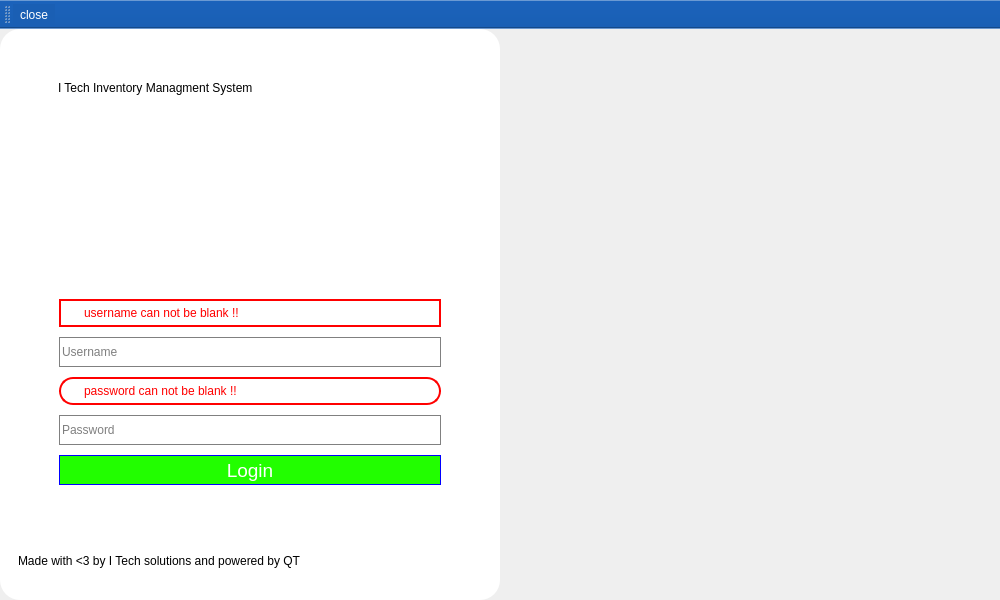
<?xml version="1.0" encoding="UTF-8"?>
<ui version="4.0">
 <class>Login</class>
 <widget class="QMainWindow" name="Login">
  <property name="geometry">
   <rect>
    <x>0</x>
    <y>0</y>
    <width>1000</width>
    <height>600</height>
   </rect>
  </property>
  <property name="sizePolicy">
   <sizepolicy hsizetype="Fixed" vsizetype="Fixed">
    <horstretch>0</horstretch>
    <verstretch>0</verstretch>
   </sizepolicy>
  </property>
  <property name="minimumSize">
   <size>
    <width>1000</width>
    <height>600</height>
   </size>
  </property>
  <property name="maximumSize">
   <size>
    <width>1000</width>
    <height>700</height>
   </size>
  </property>
  <property name="acceptDrops">
   <bool>true</bool>
  </property>
  <property name="windowTitle">
   <string>MainWindow</string>
  </property>
  <property name="styleSheet">
   <string notr="true">#LoginMain{background-color: transparent;
background-image: linear-gradient(0deg, #FFDEE9 0%, #B5FFFC 100%);
border-radius:20px;
}
#usernameField{
color:black;
paddin:5px;

border:1px solid grey;
border-radius:10px;

}

#passwordField{
border:1px solid grey;
border-radius:10px;
paddin:5px;

}
QPushButton#LoginBtn{
	font: 700 10pt &quot;Liberation Serif&quot;;
color:white;
border:1px solid blue;
paddin:2px;
border-radius:10px;
background-color:red;
font-size:19px;
}


QPushButton#LoginBtn::hover{
	font: 700 10pt &quot;Liberation Serif&quot;;
color:white;
border:2px solid yellow;
paddin:2px;
border-radius:10px;
background-color:yellow;
font-size:19px;
}
QPushButton#LoginBtn::presed{
	font: 700 10pt &quot;Liberation Serif&quot;;
color:white;
border:2px solid red;
paddin:2px;
border-radius:10px;
background-color:yellow;
font-size:19px;
}</string>
  </property>
  <property name="windowFilePath">
   <string/>
  </property>
  <widget class="QWidget" name="LoginMain">
   <property name="sizePolicy">
    <sizepolicy hsizetype="Expanding" vsizetype="Expanding">
     <horstretch>0</horstretch>
     <verstretch>0</verstretch>
    </sizepolicy>
   </property>
   <layout class="QHBoxLayout" name="horizontalLayout_2">
    <property name="spacing">
     <number>0</number>
    </property>
    <property name="leftMargin">
     <number>0</number>
    </property>
    <property name="topMargin">
     <number>0</number>
    </property>
    <property name="rightMargin">
     <number>0</number>
    </property>
    <property name="bottomMargin">
     <number>0</number>
    </property>
    <item>
     <widget class="QWidget" name="widget" native="true">
      <property name="sizePolicy">
       <sizepolicy hsizetype="Fixed" vsizetype="Expanding">
        <horstretch>0</horstretch>
        <verstretch>0</verstretch>
       </sizepolicy>
      </property>
      <property name="minimumSize">
       <size>
        <width>500</width>
        <height>0</height>
       </size>
      </property>
      <property name="styleSheet">
       <string notr="true">background-color: white;
border-radius:20px;</string>
      </property>
      <layout class="QVBoxLayout" name="verticalLayout">
       <item>
        <widget class="QWidget" name="widget_5" native="true">
         <property name="sizePolicy">
          <sizepolicy hsizetype="Preferred" vsizetype="Fixed">
           <horstretch>0</horstretch>
           <verstretch>0</verstretch>
          </sizepolicy>
         </property>
         <property name="minimumSize">
          <size>
           <width>0</width>
           <height>100</height>
          </size>
         </property>
         <layout class="QHBoxLayout" name="horizontalLayout">
          <item>
           <spacer name="horizontalSpacer">
            <property name="orientation">
             <enum>Qt::Horizontal</enum>
            </property>
            <property name="sizeType">
             <enum>QSizePolicy::Fixed</enum>
            </property>
            <property name="sizeHint" stdset="0">
             <size>
              <width>40</width>
              <height>20</height>
             </size>
            </property>
           </spacer>
          </item>
          <item>
           <widget class="QLabel" name="label">
            <property name="styleSheet">
             <string notr="true">color:black;
font: 900 15pt &quot;Noto Looped Thai&quot;;</string>
            </property>
            <property name="text">
             <string>I Tech Inventory Managment System</string>
            </property>
           </widget>
          </item>
         </layout>
        </widget>
       </item>
       <item>
        <widget class="QWidget" name="widget_4" native="true">
         <property name="sizePolicy">
          <sizepolicy hsizetype="Preferred" vsizetype="Fixed">
           <horstretch>0</horstretch>
           <verstretch>0</verstretch>
          </sizepolicy>
         </property>
         <property name="minimumSize">
          <size>
           <width>0</width>
           <height>100</height>
          </size>
         </property>
         <layout class="QVBoxLayout" name="verticalLayout_5"/>
        </widget>
       </item>
       <item>
        <widget class="QWidget" name="widget_3" native="true">
         <layout class="QVBoxLayout" name="verticalLayout_2">
          <property name="spacing">
           <number>10</number>
          </property>
          <property name="leftMargin">
           <number>50</number>
          </property>
          <property name="rightMargin">
           <number>50</number>
          </property>
          <property name="bottomMargin">
           <number>0</number>
          </property>
          <item>
           <spacer name="verticalSpacer_5">
            <property name="orientation">
             <enum>Qt::Vertical</enum>
            </property>
            <property name="sizeType">
             <enum>QSizePolicy::Fixed</enum>
            </property>
            <property name="sizeHint" stdset="0">
             <size>
              <width>20</width>
              <height>40</height>
             </size>
            </property>
           </spacer>
          </item>
          <item>
           <widget class="QLabel" name="usernameErrMsg_2">
            <property name="enabled">
             <bool>false</bool>
            </property>
            <property name="sizePolicy">
             <sizepolicy hsizetype="Preferred" vsizetype="Fixed">
              <horstretch>0</horstretch>
              <verstretch>0</verstretch>
             </sizepolicy>
            </property>
            <property name="minimumSize">
             <size>
              <width>0</width>
              <height>3</height>
             </size>
            </property>
            <property name="maximumSize">
             <size>
              <width>16777215</width>
              <height>30</height>
             </size>
            </property>
            <property name="styleSheet">
             <string notr="true">color:red;
border:2px solid red;
padding-left:20px;
border-radius:15px;
</string>
            </property>
            <property name="text">
             <string>username can not be blank !!</string>
            </property>
           </widget>
          </item>
          <item>
           <widget class="QLineEdit" name="usernameField">
            <property name="minimumSize">
             <size>
              <width>0</width>
              <height>30</height>
             </size>
            </property>
            <property name="maximumSize">
             <size>
              <width>16777215</width>
              <height>30</height>
             </size>
            </property>
            <property name="echoMode">
             <enum>QLineEdit::Normal</enum>
            </property>
            <property name="placeholderText">
             <string>Username</string>
            </property>
           </widget>
          </item>
          <item>
           <widget class="QLabel" name="passwordErrMsg">
            <property name="enabled">
             <bool>false</bool>
            </property>
            <property name="sizePolicy">
             <sizepolicy hsizetype="Preferred" vsizetype="Fixed">
              <horstretch>0</horstretch>
              <verstretch>0</verstretch>
             </sizepolicy>
            </property>
            <property name="minimumSize">
             <size>
              <width>0</width>
              <height>3</height>
             </size>
            </property>
            <property name="maximumSize">
             <size>
              <width>16777215</width>
              <height>30</height>
             </size>
            </property>
            <property name="styleSheet">
             <string notr="true">color:red;
border:2px solid red;
padding-left:20px;
border-radius:14px;
</string>
            </property>
            <property name="text">
             <string>password can not be blank !!</string>
            </property>
           </widget>
          </item>
          <item>
           <widget class="QLineEdit" name="passwordField">
            <property name="minimumSize">
             <size>
              <width>0</width>
              <height>30</height>
             </size>
            </property>
            <property name="maximumSize">
             <size>
              <width>16777215</width>
              <height>30</height>
             </size>
            </property>
            <property name="tabletTracking">
             <bool>true</bool>
            </property>
            <property name="echoMode">
             <enum>QLineEdit::Normal</enum>
            </property>
            <property name="cursorPosition">
             <number>0</number>
            </property>
            <property name="dragEnabled">
             <bool>false</bool>
            </property>
            <property name="placeholderText">
             <string>Password</string>
            </property>
           </widget>
          </item>
          <item>
           <widget class="QPushButton" name="LoginBtn">
            <property name="enabled">
             <bool>true</bool>
            </property>
            <property name="minimumSize">
             <size>
              <width>0</width>
              <height>30</height>
             </size>
            </property>
            <property name="maximumSize">
             <size>
              <width>16777215</width>
              <height>30</height>
             </size>
            </property>
            <property name="mouseTracking">
             <bool>true</bool>
            </property>
            <property name="tabletTracking">
             <bool>true</bool>
            </property>
            <property name="autoFillBackground">
             <bool>false</bool>
            </property>
            <property name="styleSheet">
             <string notr="true">background-color:rgb(34, 254, 0)</string>
            </property>
            <property name="text">
             <string>Login</string>
            </property>
            <property name="autoDefault">
             <bool>true</bool>
            </property>
            <property name="default">
             <bool>true</bool>
            </property>
            <property name="flat">
             <bool>false</bool>
            </property>
           </widget>
          </item>
         </layout>
        </widget>
       </item>
       <item>
        <widget class="QWidget" name="copyright" native="true">
         <property name="sizePolicy">
          <sizepolicy hsizetype="Preferred" vsizetype="Fixed">
           <horstretch>0</horstretch>
           <verstretch>0</verstretch>
          </sizepolicy>
         </property>
         <property name="minimumSize">
          <size>
           <width>0</width>
           <height>100</height>
          </size>
         </property>
         <layout class="QVBoxLayout" name="verticalLayout_3">
          <item>
           <spacer name="verticalSpacer_4">
            <property name="orientation">
             <enum>Qt::Vertical</enum>
            </property>
            <property name="sizeType">
             <enum>QSizePolicy::Fixed</enum>
            </property>
            <property name="sizeHint" stdset="0">
             <size>
              <width>20</width>
              <height>40</height>
             </size>
            </property>
           </spacer>
          </item>
          <item>
           <widget class="QLabel" name="copyrightText">
            <property name="styleSheet">
             <string notr="true">color:black;</string>
            </property>
            <property name="text">
             <string>Made with &lt;3 by I Tech solutions and powered by QT</string>
            </property>
            <property name="scaledContents">
             <bool>true</bool>
            </property>
           </widget>
          </item>
         </layout>
        </widget>
       </item>
      </layout>
     </widget>
    </item>
    <item>
     <widget class="QWidget" name="imgSide" native="true">
      <property name="enabled">
       <bool>false</bool>
      </property>
      <property name="styleSheet">
       <string notr="true">border-image: url(:/icons/bg.gif);
border-radius:20px;
</string>
      </property>
     </widget>
    </item>
   </layout>
  </widget>
  <widget class="QToolBar" name="toolBar">
   <property name="mouseTracking">
    <bool>true</bool>
   </property>
   <property name="tabletTracking">
    <bool>true</bool>
   </property>
   <property name="windowTitle">
    <string>toolBar</string>
   </property>
   <property name="autoFillBackground">
    <bool>false</bool>
   </property>
   <property name="styleSheet">
    <string notr="true">background-color:rgb(26, 95, 180);
color:white;</string>
   </property>
   <property name="toolButtonStyle">
    <enum>Qt::ToolButtonIconOnly</enum>
   </property>
   <attribute name="toolBarArea">
    <enum>TopToolBarArea</enum>
   </attribute>
   <attribute name="toolBarBreak">
    <bool>false</bool>
   </attribute>
   <addaction name="actionclose"/>
  </widget>
  <action name="actionclose">
   <property name="icon">
    <iconset resource="resource.qrc">
     <normaloff>:/icons/icon/feather/x.svg</normaloff>:/icons/icon/feather/x.svg</iconset>
   </property>
   <property name="text">
    <string>close</string>
   </property>
   <property name="toolTip">
    <string>colse the program</string>
   </property>
   <property name="shortcut">
    <string>Ctrl+Q</string>
   </property>
   <property name="menuRole">
    <enum>QAction::QuitRole</enum>
   </property>
  </action>
 </widget>
 <resources>
  <include location="resource.qrc"/>
 </resources>
 <connections/>
</ui>
